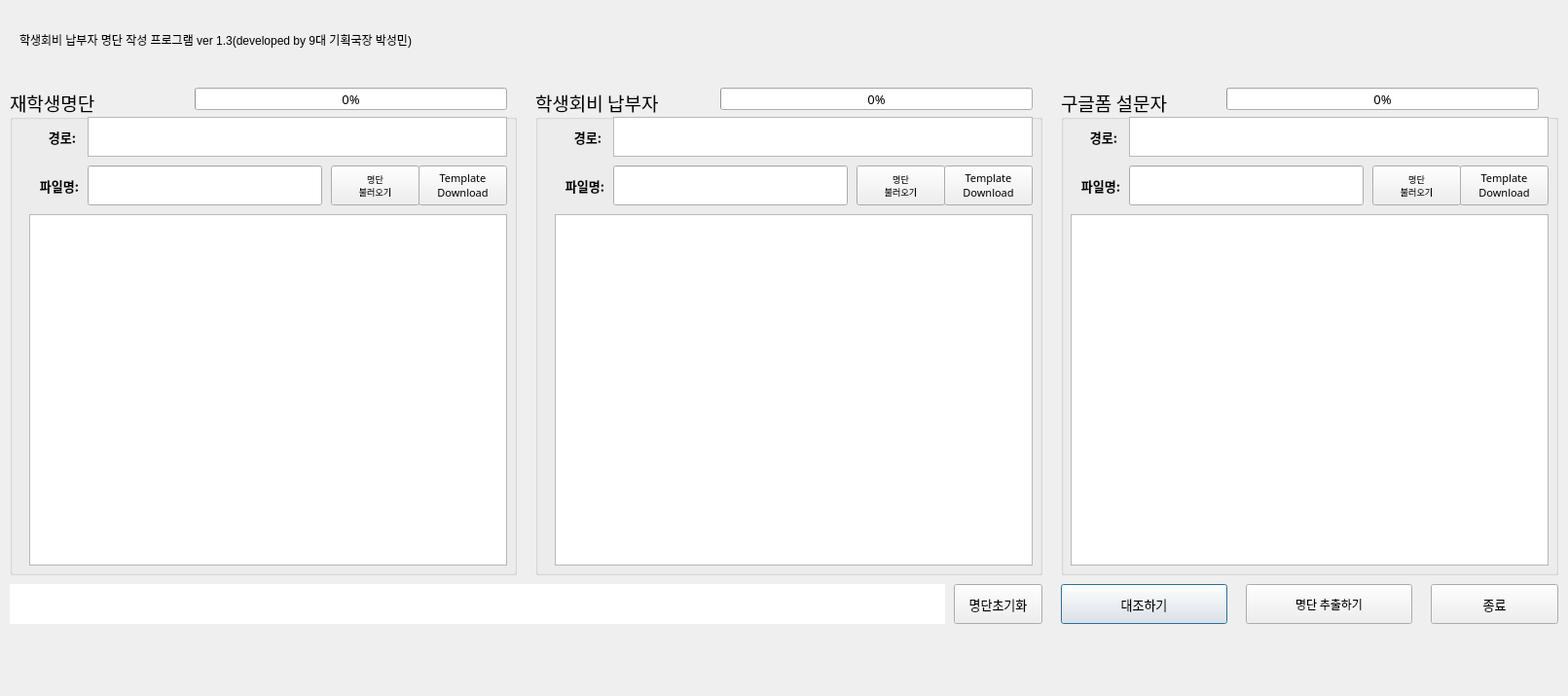
<?xml version="1.0" encoding="UTF-8"?>
<ui version="4.0">
 <class>Dialog</class>
 <widget class="QDialog" name="Dialog">
  <property name="geometry">
   <rect>
    <x>0</x>
    <y>0</y>
    <width>1611</width>
    <height>715</height>
   </rect>
  </property>
  <property name="sizePolicy">
   <sizepolicy hsizetype="Expanding" vsizetype="Expanding">
    <horstretch>0</horstretch>
    <verstretch>0</verstretch>
   </sizepolicy>
  </property>
  <property name="windowTitle">
   <string>학생회비 납부자 명단 작성프로그램 ver 1.3</string>
  </property>
  <property name="windowIcon">
   <iconset resource="newResource.qrc">
    <normaloff>:/icon/appIcon.ico</normaloff>:/icon/appIcon.ico</iconset>
  </property>
  <property name="sizeGripEnabled">
   <bool>false</bool>
  </property>
  <property name="modal">
   <bool>false</bool>
  </property>
  <widget class="QPushButton" name="compareList">
   <property name="geometry">
    <rect>
     <x>1090</x>
     <y>600</y>
     <width>171</width>
     <height>41</height>
    </rect>
   </property>
   <property name="sizePolicy">
    <sizepolicy hsizetype="Expanding" vsizetype="Expanding">
     <horstretch>0</horstretch>
     <verstretch>0</verstretch>
    </sizepolicy>
   </property>
   <property name="font">
    <font>
     <family>맑은 고딕</family>
     <pointsize>10</pointsize>
     <weight>50</weight>
     <bold>false</bold>
    </font>
   </property>
   <property name="text">
    <string>대조하기</string>
   </property>
  </widget>
  <widget class="QLabel" name="surveyFilepath">
   <property name="geometry">
    <rect>
     <x>1100</x>
     <y>120</y>
     <width>51</width>
     <height>41</height>
    </rect>
   </property>
   <property name="sizePolicy">
    <sizepolicy hsizetype="Expanding" vsizetype="Expanding">
     <horstretch>0</horstretch>
     <verstretch>0</verstretch>
    </sizepolicy>
   </property>
   <property name="font">
    <font>
     <family>맑은 고딕</family>
     <pointsize>10</pointsize>
     <weight>75</weight>
     <bold>true</bold>
    </font>
   </property>
   <property name="text">
    <string>경로: </string>
   </property>
   <property name="alignment">
    <set>Qt::AlignRight|Qt::AlignTrailing|Qt::AlignVCenter</set>
   </property>
  </widget>
  <widget class="QGroupBox" name="paidGroupBox">
   <property name="geometry">
    <rect>
     <x>550</x>
     <y>90</y>
     <width>521</width>
     <height>501</height>
    </rect>
   </property>
   <property name="sizePolicy">
    <sizepolicy hsizetype="Expanding" vsizetype="Expanding">
     <horstretch>0</horstretch>
     <verstretch>0</verstretch>
    </sizepolicy>
   </property>
   <property name="font">
    <font>
     <family>맑은 고딕</family>
     <pointsize>14</pointsize>
     <weight>50</weight>
     <bold>false</bold>
    </font>
   </property>
   <property name="title">
    <string>학생회비 납부자</string>
   </property>
   <widget class="QTableWidget" name="paidTable">
    <property name="geometry">
     <rect>
      <x>20</x>
      <y>130</y>
      <width>491</width>
      <height>361</height>
     </rect>
    </property>
    <property name="sizePolicy">
     <sizepolicy hsizetype="Expanding" vsizetype="Expanding">
      <horstretch>0</horstretch>
      <verstretch>0</verstretch>
     </sizepolicy>
    </property>
    <property name="font">
     <font>
      <family>맑은 고딕</family>
      <pointsize>12</pointsize>
      <weight>50</weight>
      <bold>false</bold>
     </font>
    </property>
   </widget>
   <widget class="QLabel" name="paidFilepath">
    <property name="geometry">
     <rect>
      <x>10</x>
      <y>30</y>
      <width>61</width>
      <height>41</height>
     </rect>
    </property>
    <property name="sizePolicy">
     <sizepolicy hsizetype="Expanding" vsizetype="Expanding">
      <horstretch>0</horstretch>
      <verstretch>0</verstretch>
     </sizepolicy>
    </property>
    <property name="font">
     <font>
      <family>맑은 고딕</family>
      <pointsize>10</pointsize>
      <weight>75</weight>
      <bold>true</bold>
     </font>
    </property>
    <property name="text">
     <string>경로: </string>
    </property>
    <property name="alignment">
     <set>Qt::AlignRight|Qt::AlignTrailing|Qt::AlignVCenter</set>
    </property>
   </widget>
   <widget class="QPushButton" name="loadpaidList">
    <property name="geometry">
     <rect>
      <x>330</x>
      <y>80</y>
      <width>91</width>
      <height>41</height>
     </rect>
    </property>
    <property name="sizePolicy">
     <sizepolicy hsizetype="Expanding" vsizetype="Expanding">
      <horstretch>0</horstretch>
      <verstretch>0</verstretch>
     </sizepolicy>
    </property>
    <property name="font">
     <font>
      <family>맑은 고딕</family>
      <pointsize>7</pointsize>
      <weight>50</weight>
      <bold>false</bold>
     </font>
    </property>
    <property name="text">
     <string>명단
불러오기</string>
    </property>
   </widget>
   <widget class="QLabel" name="paidFilename">
    <property name="geometry">
     <rect>
      <x>0</x>
      <y>80</y>
      <width>71</width>
      <height>41</height>
     </rect>
    </property>
    <property name="sizePolicy">
     <sizepolicy hsizetype="Expanding" vsizetype="Expanding">
      <horstretch>0</horstretch>
      <verstretch>0</verstretch>
     </sizepolicy>
    </property>
    <property name="font">
     <font>
      <family>맑은 고딕</family>
      <pointsize>10</pointsize>
      <weight>75</weight>
      <bold>true</bold>
     </font>
    </property>
    <property name="text">
     <string>파일명:</string>
    </property>
    <property name="alignment">
     <set>Qt::AlignRight|Qt::AlignTrailing|Qt::AlignVCenter</set>
    </property>
   </widget>
   <widget class="QLineEdit" name="paidfileName">
    <property name="geometry">
     <rect>
      <x>80</x>
      <y>80</y>
      <width>241</width>
      <height>41</height>
     </rect>
    </property>
    <property name="sizePolicy">
     <sizepolicy hsizetype="Expanding" vsizetype="Expanding">
      <horstretch>0</horstretch>
      <verstretch>0</verstretch>
     </sizepolicy>
    </property>
    <property name="font">
     <font>
      <family>맑은 고딕</family>
      <pointsize>10</pointsize>
      <weight>50</weight>
      <bold>false</bold>
     </font>
    </property>
    <property name="autoFillBackground">
     <bool>false</bool>
    </property>
    <property name="text">
     <string/>
    </property>
    <property name="readOnly">
     <bool>true</bool>
    </property>
   </widget>
   <widget class="QPlainTextEdit" name="paidAddress">
    <property name="enabled">
     <bool>true</bool>
    </property>
    <property name="geometry">
     <rect>
      <x>80</x>
      <y>30</y>
      <width>431</width>
      <height>41</height>
     </rect>
    </property>
    <property name="sizePolicy">
     <sizepolicy hsizetype="Expanding" vsizetype="Expanding">
      <horstretch>0</horstretch>
      <verstretch>0</verstretch>
     </sizepolicy>
    </property>
    <property name="font">
     <font>
      <family>맑은 고딕</family>
      <pointsize>10</pointsize>
      <weight>50</weight>
      <bold>false</bold>
     </font>
    </property>
    <property name="readOnly">
     <bool>true</bool>
    </property>
   </widget>
   <widget class="QPushButton" name="paidTemplate">
    <property name="geometry">
     <rect>
      <x>420</x>
      <y>80</y>
      <width>91</width>
      <height>41</height>
     </rect>
    </property>
    <property name="sizePolicy">
     <sizepolicy hsizetype="Expanding" vsizetype="Expanding">
      <horstretch>0</horstretch>
      <verstretch>0</verstretch>
     </sizepolicy>
    </property>
    <property name="font">
     <font>
      <family>맑은 고딕</family>
      <pointsize>8</pointsize>
      <weight>50</weight>
      <bold>false</bold>
     </font>
    </property>
    <property name="toolTip">
     <string/>
    </property>
    <property name="toolTipDuration">
     <number>-1</number>
    </property>
    <property name="text">
     <string>Template
Download</string>
    </property>
   </widget>
   <widget class="QProgressBar" name="paidPBar">
    <property name="geometry">
     <rect>
      <x>190</x>
      <y>0</y>
      <width>321</width>
      <height>23</height>
     </rect>
    </property>
    <property name="sizePolicy">
     <sizepolicy hsizetype="Expanding" vsizetype="Expanding">
      <horstretch>0</horstretch>
      <verstretch>0</verstretch>
     </sizepolicy>
    </property>
    <property name="font">
     <font>
      <family>맑은 고딕</family>
      <pointsize>10</pointsize>
      <weight>50</weight>
      <bold>false</bold>
     </font>
    </property>
    <property name="value">
     <number>0</number>
    </property>
    <property name="format">
     <string>%p%</string>
    </property>
   </widget>
  </widget>
  <widget class="QGroupBox" name="surveyGroupBox">
   <property name="geometry">
    <rect>
     <x>1090</x>
     <y>90</y>
     <width>511</width>
     <height>501</height>
    </rect>
   </property>
   <property name="sizePolicy">
    <sizepolicy hsizetype="Expanding" vsizetype="Expanding">
     <horstretch>0</horstretch>
     <verstretch>0</verstretch>
    </sizepolicy>
   </property>
   <property name="font">
    <font>
     <family>맑은 고딕</family>
     <pointsize>14</pointsize>
     <weight>50</weight>
     <bold>false</bold>
    </font>
   </property>
   <property name="title">
    <string>구글폼 설문자</string>
   </property>
   <widget class="QPushButton" name="loadsurveyList">
    <property name="geometry">
     <rect>
      <x>320</x>
      <y>80</y>
      <width>91</width>
      <height>41</height>
     </rect>
    </property>
    <property name="sizePolicy">
     <sizepolicy hsizetype="Expanding" vsizetype="Expanding">
      <horstretch>0</horstretch>
      <verstretch>0</verstretch>
     </sizepolicy>
    </property>
    <property name="font">
     <font>
      <family>맑은 고딕</family>
      <pointsize>7</pointsize>
      <weight>50</weight>
      <bold>false</bold>
     </font>
    </property>
    <property name="text">
     <string>명단
불러오기</string>
    </property>
   </widget>
   <widget class="QLabel" name="surveyFilename">
    <property name="geometry">
     <rect>
      <x>0</x>
      <y>80</y>
      <width>61</width>
      <height>41</height>
     </rect>
    </property>
    <property name="sizePolicy">
     <sizepolicy hsizetype="Expanding" vsizetype="Expanding">
      <horstretch>0</horstretch>
      <verstretch>0</verstretch>
     </sizepolicy>
    </property>
    <property name="font">
     <font>
      <family>맑은 고딕</family>
      <pointsize>10</pointsize>
      <weight>75</weight>
      <bold>true</bold>
     </font>
    </property>
    <property name="text">
     <string>파일명:</string>
    </property>
    <property name="alignment">
     <set>Qt::AlignRight|Qt::AlignTrailing|Qt::AlignVCenter</set>
    </property>
   </widget>
   <widget class="QTableWidget" name="surveyTable">
    <property name="geometry">
     <rect>
      <x>10</x>
      <y>130</y>
      <width>491</width>
      <height>361</height>
     </rect>
    </property>
    <property name="sizePolicy">
     <sizepolicy hsizetype="Expanding" vsizetype="Expanding">
      <horstretch>0</horstretch>
      <verstretch>0</verstretch>
     </sizepolicy>
    </property>
    <property name="font">
     <font>
      <family>맑은 고딕</family>
      <pointsize>12</pointsize>
      <weight>50</weight>
      <bold>false</bold>
     </font>
    </property>
   </widget>
   <widget class="QLineEdit" name="surveyfileName">
    <property name="geometry">
     <rect>
      <x>70</x>
      <y>80</y>
      <width>241</width>
      <height>41</height>
     </rect>
    </property>
    <property name="sizePolicy">
     <sizepolicy hsizetype="Expanding" vsizetype="Expanding">
      <horstretch>0</horstretch>
      <verstretch>0</verstretch>
     </sizepolicy>
    </property>
    <property name="font">
     <font>
      <family>맑은 고딕</family>
      <pointsize>10</pointsize>
      <weight>50</weight>
      <bold>false</bold>
     </font>
    </property>
    <property name="readOnly">
     <bool>true</bool>
    </property>
   </widget>
   <widget class="QPlainTextEdit" name="surveyAddress">
    <property name="enabled">
     <bool>true</bool>
    </property>
    <property name="geometry">
     <rect>
      <x>70</x>
      <y>30</y>
      <width>431</width>
      <height>41</height>
     </rect>
    </property>
    <property name="sizePolicy">
     <sizepolicy hsizetype="Expanding" vsizetype="Expanding">
      <horstretch>0</horstretch>
      <verstretch>0</verstretch>
     </sizepolicy>
    </property>
    <property name="font">
     <font>
      <family>맑은 고딕</family>
      <pointsize>10</pointsize>
      <weight>50</weight>
      <bold>false</bold>
     </font>
    </property>
    <property name="readOnly">
     <bool>true</bool>
    </property>
   </widget>
   <widget class="QPushButton" name="surveyTemplate">
    <property name="geometry">
     <rect>
      <x>410</x>
      <y>80</y>
      <width>91</width>
      <height>41</height>
     </rect>
    </property>
    <property name="sizePolicy">
     <sizepolicy hsizetype="Expanding" vsizetype="Expanding">
      <horstretch>0</horstretch>
      <verstretch>0</verstretch>
     </sizepolicy>
    </property>
    <property name="font">
     <font>
      <family>맑은 고딕</family>
      <pointsize>8</pointsize>
      <weight>50</weight>
      <bold>false</bold>
     </font>
    </property>
    <property name="text">
     <string>Template
Download</string>
    </property>
   </widget>
   <widget class="QProgressBar" name="surveyPBar">
    <property name="geometry">
     <rect>
      <x>170</x>
      <y>0</y>
      <width>321</width>
      <height>23</height>
     </rect>
    </property>
    <property name="sizePolicy">
     <sizepolicy hsizetype="Expanding" vsizetype="Expanding">
      <horstretch>0</horstretch>
      <verstretch>0</verstretch>
     </sizepolicy>
    </property>
    <property name="font">
     <font>
      <family>맑은 고딕</family>
      <pointsize>10</pointsize>
      <weight>50</weight>
      <bold>false</bold>
     </font>
    </property>
    <property name="value">
     <number>0</number>
    </property>
    <property name="format">
     <string>%p%</string>
    </property>
   </widget>
  </widget>
  <widget class="QPushButton" name="programExit">
   <property name="geometry">
    <rect>
     <x>1470</x>
     <y>600</y>
     <width>131</width>
     <height>41</height>
    </rect>
   </property>
   <property name="sizePolicy">
    <sizepolicy hsizetype="Expanding" vsizetype="Expanding">
     <horstretch>0</horstretch>
     <verstretch>0</verstretch>
    </sizepolicy>
   </property>
   <property name="font">
    <font>
     <family>맑은 고딕</family>
     <pointsize>10</pointsize>
     <weight>50</weight>
     <bold>false</bold>
    </font>
   </property>
   <property name="text">
    <string>종료</string>
   </property>
  </widget>
  <widget class="QSplitter" name="splitter">
   <property name="geometry">
    <rect>
     <x>0</x>
     <y>70</y>
     <width>0</width>
     <height>0</height>
    </rect>
   </property>
   <property name="sizePolicy">
    <sizepolicy hsizetype="Expanding" vsizetype="Expanding">
     <horstretch>0</horstretch>
     <verstretch>0</verstretch>
    </sizepolicy>
   </property>
   <property name="font">
    <font>
     <family>맑은 고딕</family>
     <weight>50</weight>
     <bold>false</bold>
    </font>
   </property>
   <property name="orientation">
    <enum>Qt::Horizontal</enum>
   </property>
  </widget>
  <widget class="QPushButton" name="printList">
   <property name="geometry">
    <rect>
     <x>1280</x>
     <y>600</y>
     <width>171</width>
     <height>41</height>
    </rect>
   </property>
   <property name="sizePolicy">
    <sizepolicy hsizetype="Expanding" vsizetype="Expanding">
     <horstretch>0</horstretch>
     <verstretch>0</verstretch>
    </sizepolicy>
   </property>
   <property name="font">
    <font>
     <family>맑은 고딕</family>
     <pointsize>9</pointsize>
     <weight>50</weight>
     <bold>false</bold>
    </font>
   </property>
   <property name="text">
    <string>명단 추출하기</string>
   </property>
  </widget>
  <widget class="QPlainTextEdit" name="txtOutputFileName">
   <property name="geometry">
    <rect>
     <x>10</x>
     <y>600</y>
     <width>961</width>
     <height>41</height>
    </rect>
   </property>
   <property name="sizePolicy">
    <sizepolicy hsizetype="Expanding" vsizetype="Expanding">
     <horstretch>0</horstretch>
     <verstretch>0</verstretch>
    </sizepolicy>
   </property>
   <property name="font">
    <font>
     <family>맑은 고딕</family>
     <pointsize>10</pointsize>
     <weight>50</weight>
     <bold>false</bold>
    </font>
   </property>
   <property name="frameShape">
    <enum>QFrame::NoFrame</enum>
   </property>
   <property name="frameShadow">
    <enum>QFrame::Plain</enum>
   </property>
   <property name="lineWidth">
    <number>0</number>
   </property>
   <property name="lineWrapMode">
    <enum>QPlainTextEdit::WidgetWidth</enum>
   </property>
   <property name="readOnly">
    <bool>true</bool>
   </property>
   <property name="plainText">
    <string/>
   </property>
   <property name="placeholderText">
    <string>추출경로</string>
   </property>
  </widget>
  <widget class="QPushButton" name="resetList">
   <property name="geometry">
    <rect>
     <x>980</x>
     <y>600</y>
     <width>91</width>
     <height>41</height>
    </rect>
   </property>
   <property name="sizePolicy">
    <sizepolicy hsizetype="Expanding" vsizetype="Expanding">
     <horstretch>0</horstretch>
     <verstretch>0</verstretch>
    </sizepolicy>
   </property>
   <property name="font">
    <font>
     <family>맑은 고딕</family>
     <pointsize>10</pointsize>
     <weight>50</weight>
     <bold>false</bold>
    </font>
   </property>
   <property name="text">
    <string>명단초기화</string>
   </property>
  </widget>
  <widget class="QGroupBox" name="studentGroupBox">
   <property name="geometry">
    <rect>
     <x>10</x>
     <y>90</y>
     <width>521</width>
     <height>501</height>
    </rect>
   </property>
   <property name="sizePolicy">
    <sizepolicy hsizetype="Expanding" vsizetype="Expanding">
     <horstretch>0</horstretch>
     <verstretch>0</verstretch>
    </sizepolicy>
   </property>
   <property name="font">
    <font>
     <family>맑은 고딕</family>
     <pointsize>14</pointsize>
     <weight>50</weight>
     <bold>false</bold>
    </font>
   </property>
   <property name="title">
    <string>재학생명단</string>
   </property>
   <widget class="QTableWidget" name="studentTable">
    <property name="geometry">
     <rect>
      <x>20</x>
      <y>130</y>
      <width>491</width>
      <height>361</height>
     </rect>
    </property>
    <property name="sizePolicy">
     <sizepolicy hsizetype="Expanding" vsizetype="Expanding">
      <horstretch>0</horstretch>
      <verstretch>0</verstretch>
     </sizepolicy>
    </property>
    <property name="font">
     <font>
      <family>맑은 고딕</family>
      <pointsize>12</pointsize>
      <weight>50</weight>
      <bold>false</bold>
     </font>
    </property>
   </widget>
   <widget class="QLabel" name="studentFilepath">
    <property name="geometry">
     <rect>
      <x>10</x>
      <y>30</y>
      <width>61</width>
      <height>41</height>
     </rect>
    </property>
    <property name="sizePolicy">
     <sizepolicy hsizetype="Expanding" vsizetype="Expanding">
      <horstretch>0</horstretch>
      <verstretch>0</verstretch>
     </sizepolicy>
    </property>
    <property name="font">
     <font>
      <family>맑은 고딕</family>
      <pointsize>10</pointsize>
      <weight>75</weight>
      <bold>true</bold>
     </font>
    </property>
    <property name="text">
     <string>경로: </string>
    </property>
    <property name="alignment">
     <set>Qt::AlignRight|Qt::AlignTrailing|Qt::AlignVCenter</set>
    </property>
   </widget>
   <widget class="QPushButton" name="loadstudentList">
    <property name="geometry">
     <rect>
      <x>330</x>
      <y>80</y>
      <width>91</width>
      <height>41</height>
     </rect>
    </property>
    <property name="sizePolicy">
     <sizepolicy hsizetype="Expanding" vsizetype="Expanding">
      <horstretch>0</horstretch>
      <verstretch>0</verstretch>
     </sizepolicy>
    </property>
    <property name="font">
     <font>
      <family>맑은 고딕</family>
      <pointsize>7</pointsize>
      <weight>50</weight>
      <bold>false</bold>
     </font>
    </property>
    <property name="text">
     <string>명단
불러오기</string>
    </property>
   </widget>
   <widget class="QLabel" name="studentFilename">
    <property name="geometry">
     <rect>
      <x>0</x>
      <y>80</y>
      <width>71</width>
      <height>41</height>
     </rect>
    </property>
    <property name="sizePolicy">
     <sizepolicy hsizetype="Expanding" vsizetype="Expanding">
      <horstretch>0</horstretch>
      <verstretch>0</verstretch>
     </sizepolicy>
    </property>
    <property name="font">
     <font>
      <family>맑은 고딕</family>
      <pointsize>10</pointsize>
      <weight>75</weight>
      <bold>true</bold>
     </font>
    </property>
    <property name="text">
     <string>파일명:</string>
    </property>
    <property name="alignment">
     <set>Qt::AlignRight|Qt::AlignTrailing|Qt::AlignVCenter</set>
    </property>
   </widget>
   <widget class="QLineEdit" name="studentfileName">
    <property name="geometry">
     <rect>
      <x>80</x>
      <y>80</y>
      <width>241</width>
      <height>41</height>
     </rect>
    </property>
    <property name="sizePolicy">
     <sizepolicy hsizetype="Expanding" vsizetype="Expanding">
      <horstretch>0</horstretch>
      <verstretch>0</verstretch>
     </sizepolicy>
    </property>
    <property name="font">
     <font>
      <family>맑은 고딕</family>
      <pointsize>10</pointsize>
      <weight>50</weight>
      <bold>false</bold>
     </font>
    </property>
    <property name="autoFillBackground">
     <bool>false</bool>
    </property>
    <property name="text">
     <string/>
    </property>
    <property name="readOnly">
     <bool>true</bool>
    </property>
   </widget>
   <widget class="QPlainTextEdit" name="studentAddress">
    <property name="enabled">
     <bool>true</bool>
    </property>
    <property name="geometry">
     <rect>
      <x>80</x>
      <y>30</y>
      <width>431</width>
      <height>41</height>
     </rect>
    </property>
    <property name="sizePolicy">
     <sizepolicy hsizetype="Expanding" vsizetype="Expanding">
      <horstretch>0</horstretch>
      <verstretch>0</verstretch>
     </sizepolicy>
    </property>
    <property name="font">
     <font>
      <family>맑은 고딕</family>
      <pointsize>10</pointsize>
      <weight>50</weight>
      <bold>false</bold>
     </font>
    </property>
    <property name="readOnly">
     <bool>true</bool>
    </property>
   </widget>
   <widget class="QPushButton" name="studentTemplate">
    <property name="geometry">
     <rect>
      <x>420</x>
      <y>80</y>
      <width>91</width>
      <height>41</height>
     </rect>
    </property>
    <property name="sizePolicy">
     <sizepolicy hsizetype="Expanding" vsizetype="Expanding">
      <horstretch>0</horstretch>
      <verstretch>0</verstretch>
     </sizepolicy>
    </property>
    <property name="font">
     <font>
      <family>맑은 고딕</family>
      <pointsize>8</pointsize>
      <weight>50</weight>
      <bold>false</bold>
     </font>
    </property>
    <property name="toolTip">
     <string/>
    </property>
    <property name="toolTipDuration">
     <number>-1</number>
    </property>
    <property name="text">
     <string>Template
Download</string>
    </property>
   </widget>
   <widget class="QProgressBar" name="studentPBar">
    <property name="geometry">
     <rect>
      <x>190</x>
      <y>0</y>
      <width>321</width>
      <height>23</height>
     </rect>
    </property>
    <property name="sizePolicy">
     <sizepolicy hsizetype="Expanding" vsizetype="Expanding">
      <horstretch>0</horstretch>
      <verstretch>0</verstretch>
     </sizepolicy>
    </property>
    <property name="font">
     <font>
      <family>맑은 고딕</family>
      <pointsize>10</pointsize>
      <weight>50</weight>
      <bold>false</bold>
     </font>
    </property>
    <property name="value">
     <number>0</number>
    </property>
    <property name="format">
     <string>%p%</string>
    </property>
   </widget>
  </widget>
  <widget class="QLabel" name="label">
   <property name="geometry">
    <rect>
     <x>20</x>
     <y>20</y>
     <width>1231</width>
     <height>41</height>
    </rect>
   </property>
   <property name="text">
    <string>학생회비 납부자 명단 작성 프로그램 ver 1.3(developed by 9대 기획국장 박성민)</string>
   </property>
  </widget>
  <zorder>splitter</zorder>
  <zorder>surveyGroupBox</zorder>
  <zorder>paidGroupBox</zorder>
  <zorder>compareList</zorder>
  <zorder>surveyFilepath</zorder>
  <zorder>programExit</zorder>
  <zorder>printList</zorder>
  <zorder>txtOutputFileName</zorder>
  <zorder>resetList</zorder>
  <zorder>studentGroupBox</zorder>
  <zorder>label</zorder>
 </widget>
 <resources>
  <include location="newResource.qrc"/>
 </resources>
 <connections/>
</ui>
